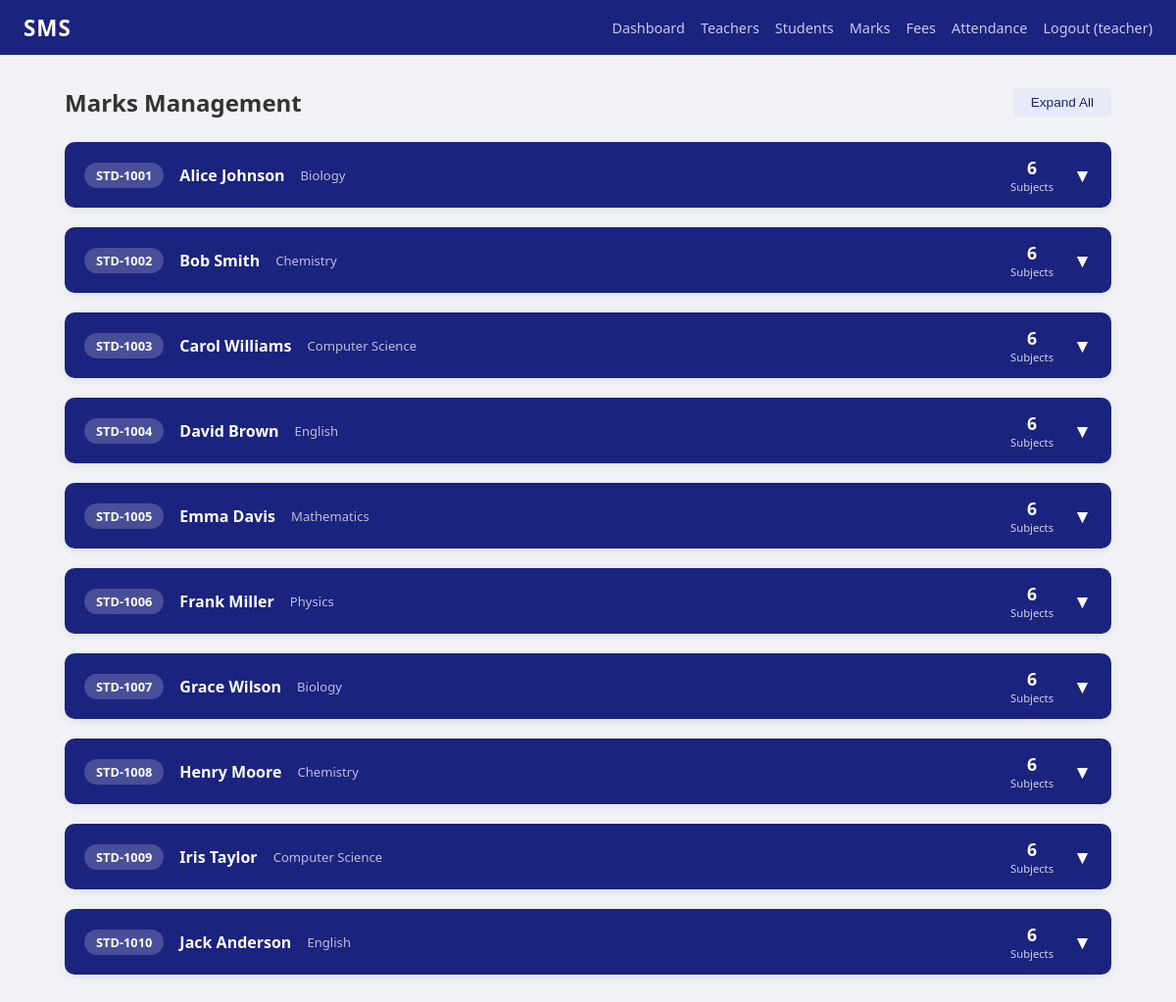
Screenshot of /marks/ (signed in) with the database file from the repository.
### users/models.py (models this page shows, shortened)
class CustomUser(AbstractUser):
    ROLE_ADMIN   = 'admin'
    ROLE_TEACHER = 'teacher'
    ROLE_STUDENT = 'student'
    ROLE_CHOICES = [
        (ROLE_ADMIN,   'Admin'),
        (ROLE_TEACHER, 'Teacher'),
        (ROLE_STUDENT, 'Student'),
    ]
    role = models.CharField(max_length=10, choices=ROLE_CHOICES, default=ROLE_STUDENT)
    def is_admin(self):
        return self.role == self.ROLE_ADMIN or self.is_superuser

### students/models.py (models this page shows, shortened)
class Student(models.Model):
    user = models.OneToOneField(CustomUser, on_delete=models.CASCADE, related_name='student_profile')
    student_id = models.CharField(max_length=20, unique=True)
    department = models.ForeignKey(Department, on_delete=models.SET_NULL, null=True)
    age = models.PositiveIntegerField(default=18)
    address = models.CharField(max_length=500, blank=True)
    phone = models.CharField(max_length=20, blank=True)
    enrolled_date = models.DateField(auto_now_add=True)
    class Meta:
        ordering = ['student_id']

class Department(models.Model):
    name = models.CharField(max_length=200, unique=True)
    def __str__(self):
        return self.name
    class Meta:
        ordering = ['name']

### marks/views.py (the view, shortened to what this page needs)
# urls.py: path('', marks_view, name='marks'),   # /marks/
@login_required
def marks_view(request):
    user = request.user
    if user.is_admin():
        students = Student.objects.prefetch_related('marks__subject').all()
        return render(request, 'teacher/marks.html', {'students': students, 'is_admin': True})

### marks/models.py (called while the page is built)
    @property
    def percentage(self):
        if self.max_score:
            return round((self.score / self.max_score) * 100, 2)
        return 0

    @property
    def grade(self):
        p = self.percentage
        if p >= 90: return 'A+'
        if p >= 80: return 'A'
        if p >= 70: return 'B'
        if p >= 60: return 'C'
        if p >= 50: return 'D'
        return 'F'

### templates/teacher/marks.html (shortened to what this page needs)
{% extends 'base.html' %}
{% block content %}
<div class="page-top">
    <h2>Marks Management</h2>
    <button class="expand-all-btn" onclick="toggleAll()">Expand All</button>
</div>
<div class="marks-wrapper">
{% for s in students %}
{% with s.marks.all as student_marks %}
{% if student_marks %}
<div class="student-card" id="card-{{ s.id }}">
    <div class="student-card-header" onclick="toggleCard('body-{{ s.id }}', this)">
        <div class="student-info">
            <span class="student-badge">{{ s.student_id }}</span>
            <span class="student-name">{{ s.user.get_full_name }}</span>
            <span style="opacity:0.7; font-size:0.82rem;">{{ s.department }}</span>
        </div>
        <div class="header-stats">
            <div class="stat">
                <span>{{ student_marks|length }}</span>
                <span>Subjects</span>
            </div>
            <span class="toggle-icon">▼</span>
        </div>
    </div>
</div>
{% endif %}
{% endwith %}
{% empty %}
<p>No students found.</p>
{% endfor %}
</div>
{% endblock %}

### templates/base.html (shortened to what this page needs)
<!DOCTYPE html>
<html lang="en">
<head>
    {% load static %}
    <link rel="stylesheet" href="{% static 'css/main.css' %}">
</head>
<body>
{% if user.is_authenticated %}
<nav class="navbar">
    <div class="nav-brand">SMS</div>
    <ul class="nav-links">
        <li><a href="{% url 'dashboard' %}">Dashboard</a></li>
        {% if user.role == 'admin' or user.is_superuser %}
        <li><a href="{% url 'teacher_list' %}">Teachers</a></li>
        <li><a href="{% url 'student_list' %}">Students</a></li>
        <li><a href="{% url 'marks' %}">Marks</a></li>
        <li><a href="{% url 'fees' %}">Fees</a></li>
        <li><a href="{% url 'attendance' %}">Attendance</a></li>
        {% elif user.role == 'teacher' %}
        <li><a href="{% url 'student_list' %}">Students</a></li>
        <li><a href="{% url 'marks' %}">Marks</a></li>
        <li><a href="{% url 'fees' %}">Fees</a></li>
        <li><a href="{% url 'attendance' %}">Attendance</a></li>
        {% else %}
        <li><a href="{% url 'student_profile' %}">Profile</a></li>
        <li><a href="{% url 'marks' %}">My Marks</a></li>
        <li><a href="{% url 'fees' %}">My Fees</a></li>
        <li><a href="{% url 'attendance' %}">Attendance</a></li>
        {% endif %}
        <li><a href="{% url 'logout' %}">Logout ({{ user.username }})</a></li>
    </ul>
</nav>
{% endif %}
<main class="container">
    {% block content %}{% endblock %}
</main>
</body>
</html>

### static/css/main.css (style rules this page uses)
* { box-sizing: border-box; margin: 0; padding: 0; }
body { font-family: 'Segoe UI', sans-serif; background: #f0f2f5; color: #333; }
.navbar { background: #1a237e; color: white; display: flex; align-items: center; justify-content: space-between; padding: 0 24px; height: 56px; }
.nav-brand { font-size: 1.4rem; font-weight: 700; letter-spacing: 1px; }
.nav-links { list-style: none; display: flex; gap: 16px; }
.nav-links a { color: #c5cae9; text-decoration: none; font-size: 0.9rem; }
.container { max-width: 1100px; margin: 32px auto; padding: 0 16px; }

### templates/teacher/marks.html (style rules this page uses)
.marks-wrapper { display: flex; flex-direction: column; gap: 20px; }
.student-card { background: white; border-radius: 10px; box-shadow: 0 2px 8px rgba(0,0,0,0.08); overflow: hidden; }
.student-card-header { display: flex; align-items: center; justify-content: space-between; padding: 14px 20px; background: #1a237e; color: white; cursor: pointer; user-select: none; }
.student-info { display: flex; align-items: center; gap: 16px; }
.student-badge { background: rgba(255,255,255,0.2); padding: 4px 12px; border-radius: 20px; font-size: 0.8rem; font-weight: 600; }
.student-name { font-size: 1rem; font-weight: 600; }
.header-stats { display: flex; gap: 20px; align-items: center; font-size: 0.85rem; }
.stat { display: flex; flex-direction: column; align-items: center; }
.stat span:first-child { font-size: 1.1rem; font-weight: 700; }
.stat span:last-child { font-size: 0.7rem; opacity: 0.8; }
.toggle-icon { font-size: 1.2rem; transition: transform 0.2s; }
.page-top { display: flex; justify-content: space-between; align-items: center; margin-bottom: 24px; }
.expand-all-btn { background: #e8eaf6; color: #1a237e; border: none; padding: 8px 18px; border-radius: 6px; cursor: pointer; font-size: 0.85rem; }

### rows the page displays
CustomUser: username "teacher"
Student: student_id "STD-1001", user.get_full_name "Alice Johnson", department "Biology", marks.all|length "6"
Student: student_id "STD-1002", user.get_full_name "Bob Smith", department "Chemistry", marks.all|length "6"
Student: student_id "STD-1003", user.get_full_name "Carol Williams", department "Computer Science", marks.all|length "6"
Student: student_id "STD-1004", user.get_full_name "David Brown", department "English", marks.all|length "6"
Student: student_id "STD-1005", user.get_full_name "Emma Davis", department "Mathematics", marks.all|length "6"
Student: student_id "STD-1006", user.get_full_name "Frank Miller", department "Physics", marks.all|length "6"
Student: student_id "STD-1007", user.get_full_name "Grace Wilson", department "Biology", marks.all|length "6"
Student: student_id "STD-1008", user.get_full_name "Henry Moore", department "Chemistry", marks.all|length "6"
Student: student_id "STD-1009", user.get_full_name "Iris Taylor", department "Computer Science", marks.all|length "6"
Student: student_id "STD-1010", user.get_full_name "Jack Anderson", department "English", marks.all|length "6"
